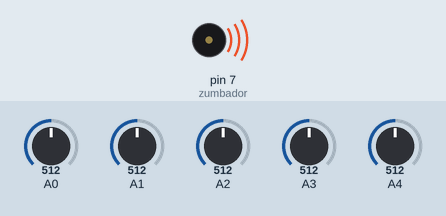
The sketch below on a simulated Arduino Uno, built with avr-gcc and run on an emulated ATmega328P. Shown: buzzer (waves = sounding). The inputs (shaded band) are chosen by the test bench; at power-on: A0 = 512, A1 = 512, A2 = 512, A3 = 512, A4 = 512. What the sketch prints to the serial monitor is not drawn.

Above: at 0.05 s.
Timing chart, 0 to 3.0 s (numbered marks = the images above):
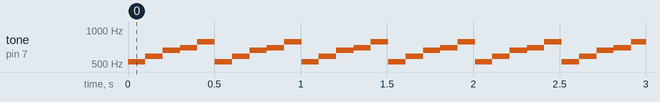

The sketch:

MakeyMakey.ino
```cpp
#include "pitches.h"

/*
 * Referencias
 * https://www.arduino.cc/en/Tutorial/toneMelody
 */

/*
 * Notes in the melody
 * NOTE_C5  523
 * NOTE_D5  587
 * NOTE_E5  659
 * NOTE_F5  698
 * NOTE_G5  784
 * NOTE_A5  880
 * NOTE_B5  988
 * NOTE_C6  1047
 */

int melody[] = {
  NOTE_C5, NOTE_D5, NOTE_E5, NOTE_F5, NOTE_G5, NOTE_A5, NOTE_B5, NOTE_C6};

// 500 miliseconds
int duration = 100;


/* Pin del buzzer el 7 digital */
int zumbador = 7;

void setup() {
  pinMode(zumbador, OUTPUT);
  Serial.begin(9600);
}


void loop() {
/*
  int objeto1 = analogRead(0);
  int objeto2 = analogRead(1);
  int objeto3 = analogRead(2);
  int objeto4 = analogRead(3);
  int objeto5 = analogRead(4);
  int objeto6 = analogRead(5);
*/
/* wiki/Escala_musical
 * NOTE_C5 => DO NOTE_G5 => SOL
 * NOTE_D5 => RE NOTE_A5 => LA
 * NOTE_E5 => MI NOTE_B5 => SI
 * NOTE_F5 => FA NOTE_C6 =>
 */

  if( analogRead(A0) < 990 ){
    tone(zumbador, NOTE_C5);
    Serial.print("Analog 0: ");
    Serial.println(analogRead(A0));
    delay(100);
    noTone(zumbador);
  }
  if( analogRead(A1) < 990 ){
    tone(zumbador, NOTE_D5);
    Serial.print("Analog 1: ");
    Serial.println(analogRead(A1));
    delay(100);
    noTone(zumbador);
  }
  if( analogRead(A2) < 990 ){
    tone(zumbador, NOTE_E5);
    Serial.print("Analog 2: ");
    Serial.println(analogRead(A2));
    delay(100);
    noTone(zumbador);
  }
  if( analogRead(A3) < 990 ){
    tone(zumbador, NOTE_F5);
    Serial.print("Analog 3: ");
    Serial.println(analogRead(A3));
    delay(100);
    noTone(zumbador);
  }
  if( analogRead(A4) < 980 ){
    tone(zumbador, NOTE_G5);
    Serial.print("Analog 4: ");
    Serial.println(analogRead(A4));
    delay(100);
    noTone(zumbador);
  }
/* if( analogRead(A5) < 900 ){
    tone(zumbador, NOTE_A5);
    Serial.print("Analog 5: ");
    Serial.println(analogRead(A5));
    delay(100);
    noTone(zumbador);
  }*/


/*
 for (int thisNote = 0; thisNote < 8; thisNote++) {
    // pin8 output the voice, every scale is 0.5 sencond
  tone(8, melody[thisNote], duration);

   // Output the voice after several minutes
   delay(1000);
  }

  // restart after two seconds
  delay(2000);
 */

/*
  int objeto1 = analogRead(A0);
  if(objeto1 < 1000){
    tone(buzzer,560);
    delay(200);
  }
  else{
    noTone(buzzer);
  }
  //Serial.println(objeto1);
*/
}
```

pitches.h
```cpp
/*************************************************
 * Public Constants
 *************************************************/

#define NOTE_B0  31
#define NOTE_C1  33
#define NOTE_CS1 35
#define NOTE_D1  37
#define NOTE_DS1 39
#define NOTE_E1  41
#define NOTE_F1  44
#define NOTE_FS1 46
#define NOTE_G1  49
#define NOTE_GS1 52
#define NOTE_A1  55
#define NOTE_AS1 58
#define NOTE_B1  62
#define NOTE_C2  65
#define NOTE_CS2 69
#define NOTE_D2  73
#define NOTE_DS2 78
#define NOTE_E2  82
#define NOTE_F2  87
#define NOTE_FS2 93
#define NOTE_G2  98
#define NOTE_GS2 104
#define NOTE_A2  110
#define NOTE_AS2 117
#define NOTE_B2  123
#define NOTE_C3  131
#define NOTE_CS3 139
#define NOTE_D3  147
#define NOTE_DS3 156
#define NOTE_E3  165
#define NOTE_F3  175
#define NOTE_FS3 185
#define NOTE_G3  196
#define NOTE_GS3 208
#define NOTE_A3  220
#define NOTE_AS3 233
#define NOTE_B3  247
#define NOTE_C4  262
#define NOTE_CS4 277
#define NOTE_D4  294
#define NOTE_DS4 311
#define NOTE_E4  330
#define NOTE_F4  349
#define NOTE_FS4 370
#define NOTE_G4  392
#define NOTE_GS4 415
#define NOTE_A4  440
#define NOTE_AS4 466
#define NOTE_B4  494
#define NOTE_C5  523
#define NOTE_CS5 554
#define NOTE_D5  587
#define NOTE_DS5 622
#define NOTE_E5  659
#define NOTE_F5  698
#define NOTE_FS5 740
#define NOTE_G5  784
#define NOTE_GS5 831
#define NOTE_A5  880
#define NOTE_AS5 932
#define NOTE_B5  988
#define NOTE_C6  1047
#define NOTE_CS6 1109
#define NOTE_D6  1175
#define NOTE_DS6 1245
#define NOTE_E6  1319
#define NOTE_F6  1397
#define NOTE_FS6 1480
#define NOTE_G6  1568
#define NOTE_GS6 1661
#define NOTE_A6  1760
#define NOTE_AS6 1865
#define NOTE_B6  1976
#define NOTE_C7  2093
#define NOTE_CS7 2217
#define NOTE_D7  2349
#define NOTE_DS7 2489
#define NOTE_E7  2637
#define NOTE_F7  2794
#define NOTE_FS7 2960
#define NOTE_G7  3136
#define NOTE_GS7 3322
#define NOTE_A7  3520
#define NOTE_AS7 3729
#define NOTE_B7  3951
#define NOTE_C8  4186
#define NOTE_CS8 4435
#define NOTE_D8  4699
#define NOTE_DS8 4978
```

Measured:
- by itself, tone on pin 7 (zumbador): repeats every 0.50 s: 587 Hz 0.10 s, 659 Hz 0.10 s, 698 Hz 0.10 s, 784 Hz 0.10 s, 523 Hz 0.10 s
